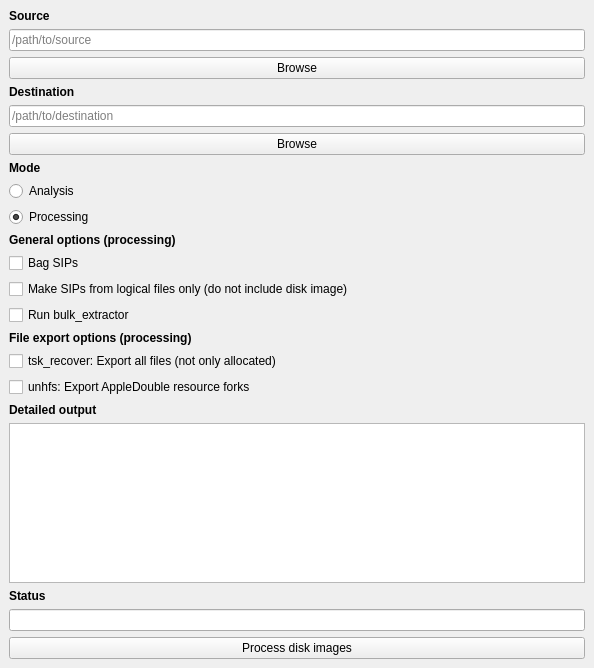
<?xml version="1.0" encoding="UTF-8"?>
<ui version="4.0">
 <class>MainWindow</class>
 <widget class="QMainWindow" name="MainWindow">
  <property name="geometry">
   <rect>
    <x>0</x>
    <y>0</y>
    <width>594</width>
    <height>668</height>
   </rect>
  </property>
  <property name="windowTitle">
   <string>Disk Image Processor</string>
  </property>
  <widget class="QWidget" name="centralwidget">
   <layout class="QVBoxLayout" name="verticalLayout">
    <item>
     <widget class="QLabel" name="label_2">
      <property name="text">
       <string>&lt;html&gt;&lt;head/&gt;&lt;body&gt;&lt;p&gt;&lt;span style=&quot; font-weight:600;&quot;&gt;Source&lt;/span&gt;&lt;/p&gt;&lt;/body&gt;&lt;/html&gt;</string>
      </property>
     </widget>
    </item>
    <item>
     <widget class="QLineEdit" name="source1">
      <property name="placeholderText">
       <string>/path/to/source</string>
      </property>
     </widget>
    </item>
    <item>
     <widget class="QPushButton" name="source1btn">
      <property name="text">
       <string>Browse</string>
      </property>
     </widget>
    </item>
    <item>
     <widget class="QLabel" name="label_3">
      <property name="text">
       <string>&lt;html&gt;&lt;head/&gt;&lt;body&gt;&lt;p&gt;&lt;span style=&quot; font-weight:600;&quot;&gt;Destination&lt;/span&gt;&lt;/p&gt;&lt;/body&gt;&lt;/html&gt;</string>
      </property>
     </widget>
    </item>
    <item>
     <widget class="QLineEdit" name="destination1">
      <property name="placeholderText">
       <string>/path/to/destination</string>
      </property>
     </widget>
    </item>
    <item>
     <widget class="QPushButton" name="destination1btn">
      <property name="text">
       <string>Browse</string>
      </property>
     </widget>
    </item>
    <item>
     <widget class="QLabel" name="label_6">
      <property name="text">
       <string>&lt;html&gt;&lt;head/&gt;&lt;body&gt;&lt;p&gt;&lt;span style=&quot; font-weight:600;&quot;&gt;Mode&lt;/span&gt;&lt;/p&gt;&lt;/body&gt;&lt;/html&gt;</string>
      </property>
     </widget>
    </item>
    <item>
     <widget class="QRadioButton" name="analysisBtn">
      <property name="text">
       <string>Analysis</string>
      </property>
      <property name="checked">
       <bool>false</bool>
      </property>
     </widget>
    </item>
    <item>
     <widget class="QRadioButton" name="processingBtn">
      <property name="text">
       <string>Processing</string>
      </property>
      <property name="checked">
       <bool>true</bool>
      </property>
     </widget>
    </item>
    <item>
     <widget class="QLabel" name="label">
      <property name="text">
       <string>&lt;html&gt;&lt;head/&gt;&lt;body&gt;&lt;p&gt;&lt;span style=&quot; font-weight:600;&quot;&gt;General options (processing)&lt;/span&gt;&lt;/p&gt;&lt;/body&gt;&lt;/html&gt;</string>
      </property>
     </widget>
    </item>
    <item>
     <widget class="QCheckBox" name="checkBox">
      <property name="text">
       <string>Bag SIPs</string>
      </property>
     </widget>
    </item>
    <item>
     <widget class="QCheckBox" name="filesonlyBtn">
      <property name="text">
       <string>Make SIPs from logical files only (do not include disk image)</string>
      </property>
     </widget>
    </item>
    <item>
     <widget class="QCheckBox" name="checkBox_3">
      <property name="text">
       <string>Run bulk_extractor</string>
      </property>
     </widget>
    </item>
    <item>
     <widget class="QLabel" name="label_5">
      <property name="text">
       <string>&lt;html&gt;&lt;head/&gt;&lt;body&gt;&lt;p&gt;&lt;span style=&quot; font-weight:600;&quot;&gt;File export options (processing)&lt;/span&gt;&lt;/p&gt;&lt;/body&gt;&lt;/html&gt;</string>
      </property>
     </widget>
    </item>
    <item>
     <widget class="QCheckBox" name="checkBox_2">
      <property name="text">
       <string>tsk_recover: Export all files (not only allocated)</string>
      </property>
     </widget>
    </item>
    <item>
     <widget class="QCheckBox" name="resforksBtn">
      <property name="text">
       <string>unhfs: Export AppleDouble resource forks</string>
      </property>
     </widget>
    </item>
    <item>
     <widget class="QLabel" name="label_7">
      <property name="text">
       <string>&lt;html&gt;&lt;head/&gt;&lt;body&gt;&lt;p&gt;&lt;span style=&quot; font-weight:600;&quot;&gt;Detailed output&lt;/span&gt;&lt;/p&gt;&lt;/body&gt;&lt;/html&gt;</string>
      </property>
     </widget>
    </item>
    <item>
     <widget class="QTextEdit" name="textEdit"/>
    </item>
    <item>
     <widget class="QLabel" name="label_4">
      <property name="text">
       <string>&lt;html&gt;&lt;head/&gt;&lt;body&gt;&lt;p&gt;&lt;span style=&quot; font-weight:600;&quot;&gt;Status&lt;/span&gt;&lt;/p&gt;&lt;/body&gt;&lt;/html&gt;</string>
      </property>
     </widget>
    </item>
    <item>
     <widget class="QLineEdit" name="lineEdit"/>
    </item>
    <item>
     <widget class="QPushButton" name="process">
      <property name="text">
       <string>Process disk images</string>
      </property>
     </widget>
    </item>
   </layout>
  </widget>
 </widget>
 <resources/>
 <connections/>
</ui>
